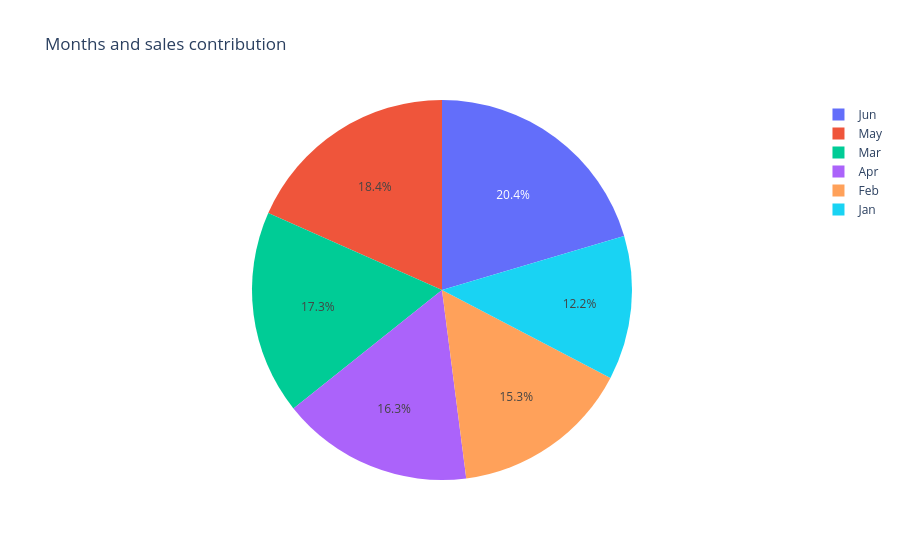

Here is the notebook cell this chart was saved with:
### Code cell
px.pie(values = sales, names = months,title = "Months and sales contribution")

### Figure 1 — Plotly figure (JSON) as saved in the notebook; plotly's stock layout.template omitted (floating-point values rounded to 4 significant figures)
{"data": [{"domain": {"x": [0, 1], "y": [0, 1]}, "hovertemplate": "label=%{label}<br>value=%{value}<extra></extra>", "labels": ["Jan", "Feb", "Mar", "Apr", "May", "Jun"], "legendgroup": "", "name": "", "showlegend": true, "type": "pie", "values": [120, 150, 170, 160, 180, 200]}], "layout": {"legend": {"tracegroupgap": 0}, "title": {"text": "Months and sales contribution"}}}
